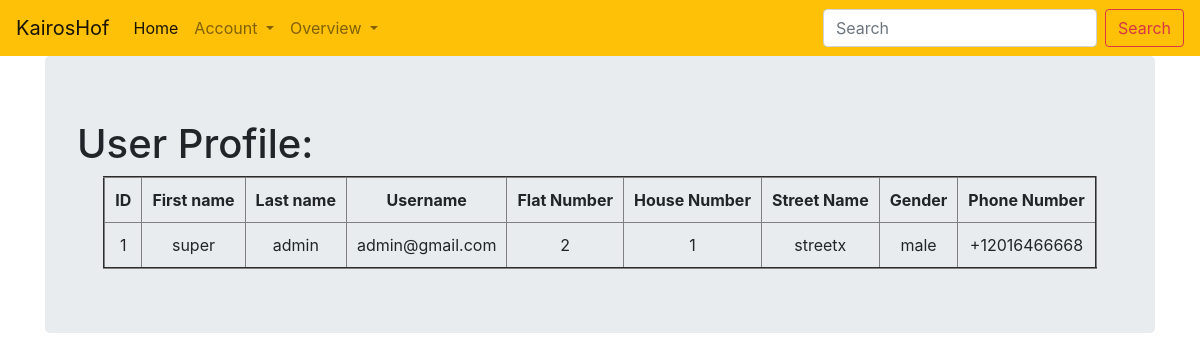
Screenshot of /viewprofile/1 (signed in) with the database file from the repository.
### estate_management/usermodels.py (models this page shows, shortened)
class User(db.Model, UserMixin):
    __tablename__ = 'users'
    __table_args__ =  (db.UniqueConstraint('username'),db.UniqueConstraint('telephone'), db.PrimaryKeyConstraint('id'),)
    id = db.Column(db.Integer, primary_key=True)
    profile_image = db.Column(db.String(20), nullable=False, default='no_image.png')
    firstname = db.Column(db.String, nullable=False)
    lastname = db.Column(db.String, nullable=False)
    dateofbirth = db.Column(db.DateTime, nullable=False)
    username = db.Column(db.String, nullable=False, unique=True)
    password_hash = db.Column(db.String, nullable=False)
    streetname = db.Column(db.Text, nullable=False, default=None)
    housenumber = db.Column(db.String, nullable=False, default=None)
    flatnumber = db.Column(db.String, nullable=True, default=None)
    gender = db.Column(db.String, nullable=False)
    telephone = db.Column(db.Text, nullable=False, unique=True)
    registration_date = db.Column(db.DateTime(), nullable=False, default=datetime.now())
    estate = db.Column(db.Integer, db.ForeignKey('estates.id'))
    role = db.Column(db.Integer, db.ForeignKey('roles.id'))
    guests = db.relationship('Guest', backref='host', lazy='dynamic')
    staffs = db.relationship('Staff', backref='boss', lazy='dynamic')
    services = db.relationship('Service', backref='requester', lazy='dynamic')
    enquiries = db.relationship('Enquiry', backref='asker', lazy='dynamic')
    subscriptions = db.relationship('Subscription', backref='subscriber', lazy='dynamic')
    news = db.relationship('Publication', back_populates='users')
    """
    def validate_phone(self, data):
        '''Regular verification of mobile phone number'''
        phone = telephone.data
        if not re.search(r'^234\d{10}$', phone):
            raise ValidationError('Mobile phone number format is incorrect')
    """
    def format(self):
        return {
        'firstname': self.firstname,
        'lastname': self.lastname,
        'dateofbirth': self.dateofbirth,
        'username': self.username,
        'streetname': self.streetname,
        'housenumber': self.housenumber,
        'flatnumber': self.flatnumber,
        'gender': self.gender,
        'telephone': self.telephone,
        'role': self.role
        }

### estate_management/core/userviews.py (the view)
@core.route("/viewprofile/<int:user_id>", methods = ['GET','POST'])
@login_required
def viewprofile(user_id):
    user = User.query.filter_by(id=user_id)
    return render_template('viewprofile.html', user=user)

### estate_management/usermodels.py (called while the page is built)
@login_manager.user_loader
def load_user(user_id):
    return User.query.get(user_id)

### estate_management/templates/viewprofile.html
{% extends "base.html" %}
{% block content %}
<div class="jumbotron">
  <h1>User Profile:</h1>
  <table border="2" cellspacing="0" cellpadding="10" width="" align="center" bgcolor="">
    <tr align="center">
      <th>ID</th>
      <th>First name</th>
      <th>Last name</th>
      <th>Username</th>
      <th>Flat Number</th>
      <th>House Number</th>
      <th>Street Name</th>
      <th>Gender</th>
      <th>Phone Number</th>
    </tr>
    {% for user in user %}
    <tr align="center" >
      <td>{{user.id}}</td>
      <td>{{user.firstname}}</td>
      <td>{{user.lastname}}</td>
      <td>{{user.username}}</td>
      <td>{{user.flatnumber}}</td>
      <td>{{user.housenumber}}</td>
      <td>{{user.streetname}}</td>
      <td>{{user.gender}}</td>
      <td>{{user.telephone}}</td>
    </tr>
  {% endfor %}
  </table>
</div>
{% endblock content %}

### rows the page displays
User: id "1", firstname "super", lastname "admin", username "admin@gmail.com", flatnumber "2", housenumber "1", streetname "streetx", gender "male", telephone "+12016466668"
